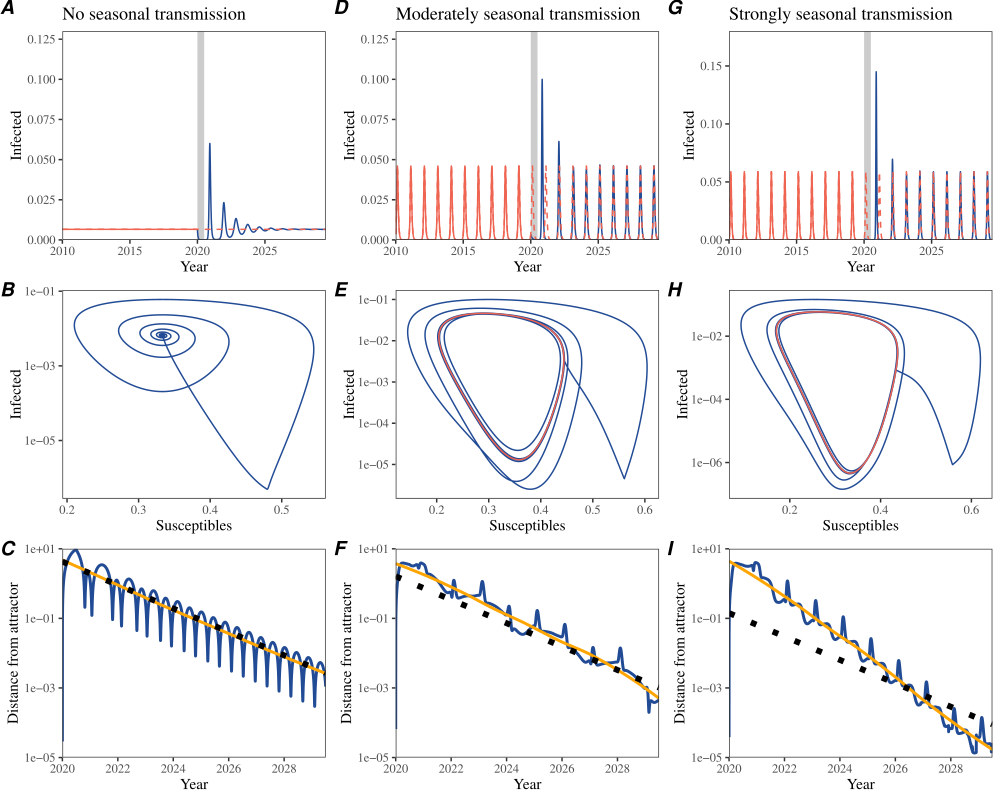

Source code (R):
library(deSolve)
library(dplyr)
library(ggplot2); theme_set(theme_bw(base_family = "Times"))
library(egg)
library(gridExtra)
source("../R/simulate_sirs.R")
source("../R/distfun.R")

ss_perturb_sirs <- simulate_sirs_import(
  theta=0,
  tmax=2040) %>%
  filter(time >= 2010) %>%
  mutate(
    group=time < 2020
  )

ss_unperturb_sirs <- simulate_sirs_import(theta=0,
                                          tmax=2040,npifun=function(x)1) %>%
  filter(time >= 2010)

time <- ss_perturb_sirs$time

mat_perturb_SI_sirs <- matrix(c(ss_perturb_sirs$S, log(ss_perturb_sirs$I)), ncol=2)
mat_unperturb_SI_sirs <- matrix(c(ss_unperturb_sirs$S, log(ss_unperturb_sirs$I)), ncol=2)

dist_SI_sirs <- distfun(mat_perturb_SI_sirs, mat_unperturb_SI_sirs,
                   ss_perturb_sirs$time,
                   2020, "all",
                   scale=FALSE)

g1 <- ggplot(ss_perturb_sirs) +
  annotate("rect", xmin=2020, xmax=2020.5, ymin=-Inf, ymax=Inf, fill="gray80") +
  geom_line(aes(time, I, col=group)) +
  geom_line(data=ss_unperturb_sirs, aes(time, I), lty=2, col="#EF6351") +
  scale_x_continuous("Year", expand=c(0, 0), limits=c(NA, 2029.5)) +
  scale_y_continuous("Infected", expand=c(0, 0), limits=c(0, 0.13)) +
  scale_color_manual(values=c("#224B95", "#EF6351")) +
  ggtitle("No seasonal transmission") +
  theme(
    panel.grid = element_blank(),
    legend.position = "none"
  )

ee_sirs <- eigen_sirs()

g2 <- ggplot(bind_cols(as.data.frame(mat_perturb_SI_sirs), data.frame(time=time))) +
  geom_path(aes(V1, exp(V2)), col="#224B95") +
  geom_path(data=bind_cols(as.data.frame(mat_unperturb_SI_sirs), data.frame(time=time)),
            aes(V1, exp(V2)), col="#EF6351") +
  scale_x_continuous("Susceptibles") +
  scale_y_log10("Infected") +
  theme(
    panel.grid = element_blank(),
    legend.position = "none"
  )

maxt_SI_sirs <- dist_SI_sirs$time[which.max(dist_SI_sirs$dist)]
lfit_SI_sirs <- lm(log(dist)~time, data=filter(dist_SI_sirs, time>=maxt_SI_sirs))

g3 <- ggplot(filter(dist_SI_sirs, time >= 2020)) +
  geom_line(aes(time, dist), col="#224B95", lwd=1) +
  geom_smooth(aes(time, dist), method="loess", col="orange") +
  geom_function(fun=function(x) exp(predict(lfit_SI_sirs)[1]) * exp(-ee_sirs*(x-maxt_SI_sirs)),
                lwd=2, lty=3) +
  scale_x_continuous("Year", expand=c(0, 0), limits=c(NA, 2029.5),
                     breaks=seq(2020, 2030, by=2)) +
  scale_y_log10("Distance from attractor", expand=c(0, 0)) +
  coord_cartesian(ylim=c(1e-5, 10)) +
  theme(
    panel.grid = element_blank(),
    legend.position = "none"
  )

ss_perturb_sirs2 <- simulate_sirs_import(
  theta=0.2,
  tmax=2040) %>%
  filter(time >= 2010) %>%
  mutate(
    group=time < 2020
  )

ss_unperturb_sirs2 <- simulate_sirs_import(theta=0.2,
                                           tmax=2040,npifun=function(x)1) %>%
  filter(time >= 2010)

mat_perturb_SI_sirs2 <- matrix(c(ss_perturb_sirs2$S, log(ss_perturb_sirs2$I)), ncol=2)
mat_unperturb_SI_sirs2 <- matrix(c(ss_unperturb_sirs2$S, log(ss_unperturb_sirs2$I)), ncol=2)

dist_SI_sirs2 <- distfun(mat_perturb_SI_sirs2, mat_unperturb_SI_sirs2,
                        ss_perturb_sirs2$time,
                        2020, "all")

g4 <- ggplot(ss_perturb_sirs2) +
  annotate("rect", xmin=2020, xmax=2020.5, ymin=-Inf, ymax=Inf, fill="gray80") +
  geom_line(aes(time, I, col=group)) +
  geom_line(data=ss_unperturb_sirs2, aes(time, I), lty=2, col="#EF6351") +
  scale_x_continuous("Year", expand=c(0, 0), limits=c(NA, 2029.5)) +
  scale_y_continuous("Infected", expand=c(0, 0), limits=c(0, 0.13)) +
  scale_color_manual(values=c("#224B95", "#EF6351")) +
  ggtitle("Moderately seasonal transmission") +
  theme(
    panel.grid = element_blank(),
    legend.position = "none"
  )

g5 <- ggplot(bind_cols(as.data.frame(mat_perturb_SI_sirs2), data.frame(time=time))) +
  geom_path(aes(V1, exp(V2)), col="#224B95") +
  geom_path(data=bind_cols(as.data.frame(mat_unperturb_SI_sirs2), data.frame(time=time)),
            aes(V1, exp(V2)), col="#EF6351") +
  scale_x_continuous("Susceptibles") +
  scale_y_log10("Infected") +
  theme(
    panel.grid = element_blank(),
    legend.position = "none"
  )

maxt_SI_sirs2 <- dist_SI_sirs2$time[which.max(dist_SI_sirs2$dist)]
lfit_SI_sirs2 <- lm(log(dist)~time, data=filter(dist_SI_sirs2, time>=maxt_SI_sirs2))

g6 <- ggplot(filter(dist_SI_sirs2, time >= 2020)) +
  geom_line(aes(time, dist), col="#224B95", lwd=1) +
  geom_smooth(aes(time, dist), method="loess", col="orange") +
  geom_function(fun=function(x) exp(predict(lfit_SI_sirs2)[1]) * exp(-ee_sirs*(x-maxt_SI_sirs2)),
                lwd=2, lty=3) +
  scale_x_continuous("Year", expand=c(0, 0), limits=c(NA, 2029.5),
                     breaks=seq(2020, 2030, by=2)) +
  scale_y_log10("Distance from attractor", expand=c(0, 0)) +
  coord_cartesian(ylim=c(1e-5, 10)) +
  theme(
    panel.grid = element_blank(),
    legend.position = "none"
  )

ss_perturb_sirs3 <- simulate_sirs_import(
  theta=0.4,
  tmax=2040) %>%
  filter(time >= 2010) %>%
  mutate(
    group=time < 2020
  )

ss_unperturb_sirs3 <- simulate_sirs_import(theta=0.4,
                                    tmax=2040,npifun=function(x)1) %>%
  filter(time >= 2010)

mat_perturb_SI_sirs3 <- matrix(c(ss_perturb_sirs3$S, log(ss_perturb_sirs3$I)), ncol=2)
mat_unperturb_SI_sirs3 <- matrix(c(ss_unperturb_sirs3$S, log(ss_unperturb_sirs3$I)), ncol=2)

dist_SI_sirs3 <- distfun(mat_perturb_SI_sirs3, mat_unperturb_SI_sirs3,
                         ss_perturb_sirs3$time,
                         2020, "all")

g7 <- ggplot(ss_perturb_sirs3) +
  annotate("rect", xmin=2020, xmax=2020.5, ymin=-Inf, ymax=Inf, fill="gray80") +
  geom_line(aes(time, I, col=group)) +
  geom_line(data=ss_unperturb_sirs3, aes(time, I), lty=2, col="#EF6351") +
  scale_x_continuous("Year", expand=c(0, 0), limits=c(NA, 2029.5)) +
  scale_y_continuous("Infected", expand=c(0, 0), limits=c(0, 0.18)) +
  scale_color_manual(values=c("#224B95", "#EF6351")) +
  ggtitle("Strongly seasonal transmission") +
  theme(
    panel.grid = element_blank(),
    legend.position = "none"
  )

g8 <- ggplot(bind_cols(as.data.frame(mat_perturb_SI_sirs3), data.frame(time=time))) +
  geom_path(aes(V1, exp(V2)), col="#224B95") +
  geom_path(data=bind_cols(as.data.frame(mat_unperturb_SI_sirs3), data.frame(time=time)),
            aes(V1, exp(V2)), col="#EF6351") +
  scale_x_continuous("Susceptibles") +
  scale_y_log10("Infected") +
  theme(
    panel.grid = element_blank(),
    legend.position = "none"
  )

maxt_SI_sirs3 <- dist_SI_sirs3$time[which.max(dist_SI_sirs3$dist)]
lfit_SI_sirs3 <- lm(log(dist)~time, data=filter(dist_SI_sirs3, time>=maxt_SI_sirs3))

g9 <- ggplot(filter(dist_SI_sirs3, time >= 2020)) +
  geom_line(aes(time, dist), col="#224B95", lwd=1) +
  geom_smooth(aes(time, dist), method="loess", col="orange") +
  geom_function(fun=function(x) exp(predict(lfit_SI_sirs3)[1]) * exp(-ee_sirs*(x-maxt_SI_sirs3)),
                lwd=2, lty=3) +
  scale_x_continuous("Year", expand=c(0, 0), limits=c(NA, 2029.5),
                     breaks=seq(2020, 2030, by=2)) +
  scale_y_log10("Distance from attractor", expand=c(0, 0)) +
  coord_cartesian(ylim=c(1e-5, 10)) +
  theme(
    panel.grid = element_blank(),
    legend.position = "none"
  )

gcomb <- ggarrange(g1, g2, g3, g4, g5, g6, g7, g8, g9,
          nrow=3,
          byrow = FALSE,
          labels=LETTERS[1:9])

ggsave("figure2_simple_seas_import.pdf", gcomb, width=10, height=8)
